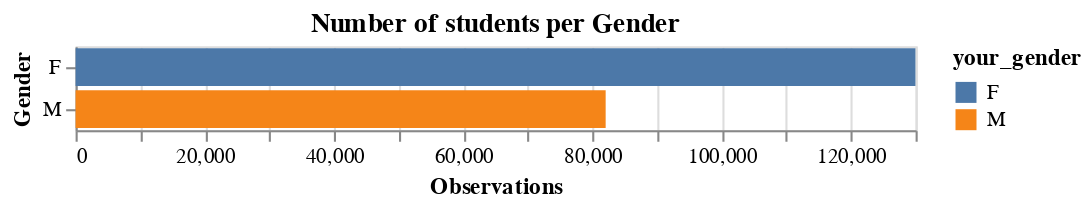

Source (notebook cell):
### Markdown cell above
## Students by Gender

### Code cell
# Gender
source = df_eng.groupby('your_gender').count()[['your_consecutive']].reset_index().rename(columns={'your_consecutive':'obs'})

alt.Chart(source).mark_bar().encode(
    alt.X('obs', title="Observations"),
    alt.Y('your_gender', title="Gender"),
    alt.Color('your_gender')
).properties(
    title = "Number of students per Gender"
)

### Figure 1 — Vega-Lite specification as saved in the notebook (floating-point values rounded to 4 significant figures)
{"config": {"view": {"continuousWidth": 400, "continuousHeight": 300}}, "data": {"name": "data-e3ba9a1bdab6b9c0b8ee84c072226edb"}, "mark": "bar", "encoding": {"color": {"type": "nominal", "field": "your_gender"}, "x": {"type": "quantitative", "field": "obs", "title": "Observations"}, "y": {"type": "nominal", "field": "your_gender", "title": "Gender"}}, "title": "Number of students per Gender", "$schema": "https://vega.github.io/schema/vega-lite/v4.8.1.json", "datasets": {"data-e3ba9a1bdab6b9c0b8ee84c072226edb": [{"your_gender": "F", "obs": 129974}, {"your_gender": "M", "obs": 82033}]}}
